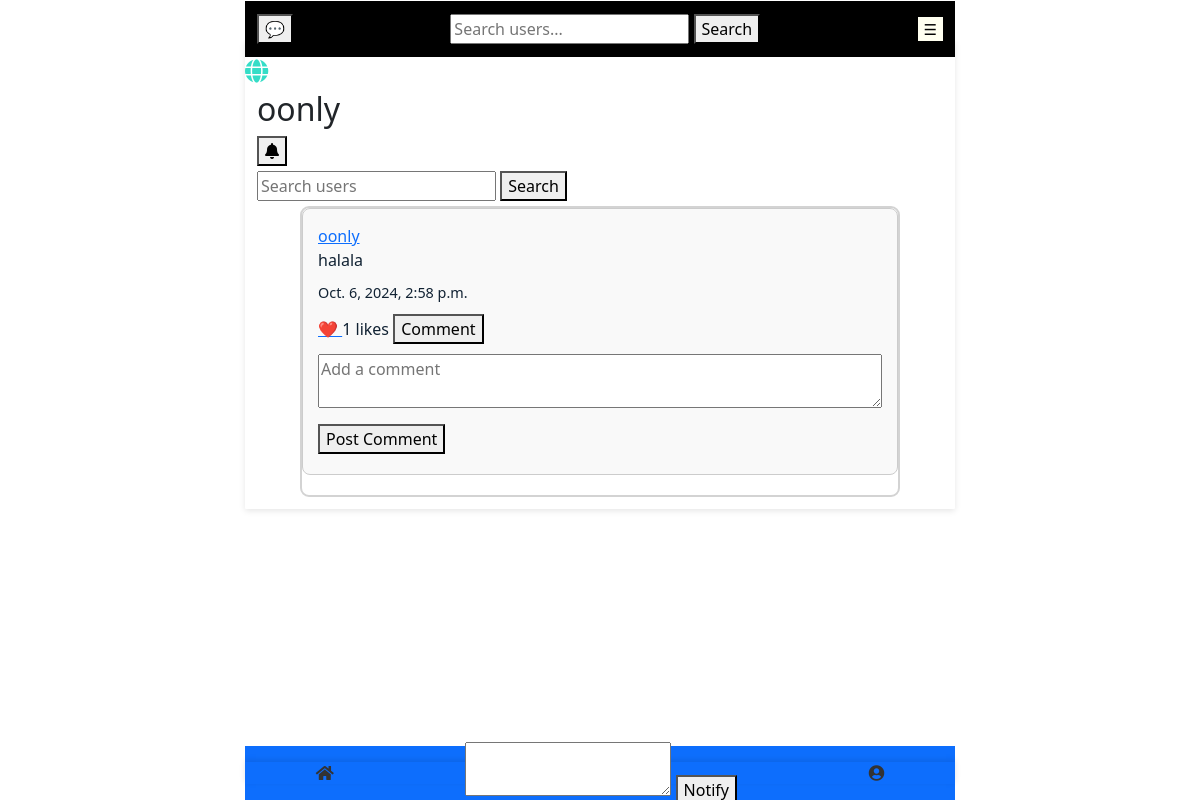
The page /my_notions/1/ (signed in) on the database its author committed.
### notion/models.py (models this page shows, shortened)
class Notion(models.Model):
    user = models.ForeignKey(AuthUser, on_delete=models.CASCADE, related_name='notions')
    content = CompressedTextField()
    created_at = models.DateTimeField(auto_now_add=True)
    hashtags = models.ManyToManyField(Hashtag, related_name='notions', blank=True)
    tagged_users = models.ManyToManyField(AuthUser, related_name='tagged_notions', blank=True)
    likes = models.ManyToManyField(AuthUser, related_name='liked_notions', blank=True)  # Now directly a ManyToManyField for likes
    deletion_date = models.DateTimeField(default=get_deletion_date, db_index=True)  # Use the function instead of lambda

### notion/views.py (the view)
# urls.py: path('my_notions/<int:notion_id>/', views.my_notions, name='my_notions'),
@login_required
def my_notions(request, notion_id):
    user = get_object_or_404(AuthUser, id=notion_id)
    user_notions = Notion.objects.filter(user=user)
    custom_group_admin_ids = CustomGroupAdmin.objects.filter(user=user).values_list('user_id', flat=True)
    admin_notions = Notion.objects.filter(user_id__in=custom_group_admin_ids)
    notions = user_notions | admin_notions
    notions = notions.order_by('-created_at')  # Order by creation date
    following_count = Follow.objects.filter(follower=user).count()
    followers_count = Follow.objects.filter(following=user).count()
    context = {
        'notions': notions,
        'user_id': user.id,
        'following_count': following_count,
        'followers_count': followers_count,
        'user': user
    }
    if notion_id:
        context['notion_id'] = notion_id
    return render(request, 'my_notions.html', context)

### notion/fields.py (called while the page is built)
    def from_db_value(self, value, expression, connection):
        if value is None:
            return value
        if isinstance(value, str):
            value = value.encode('latin1')
        if value.startswith(self.prefix):
            value = value[len(self.prefix):]
            try:
                return zlib.decompress(value).decode('utf-8')
            except zlib.error:
                pass  # handle decompression error gracefully
        return value.decode('utf-8')

### templates/notions/my_notions.html (shortened to what this page needs)
{% extends 'landing_page.html' %}
{% load static %}
{% block main_content %}
<button id="globe-button" onclick="location.href='{% url 'notion:notion_home' notion_id=request.user.id%}'">
  <i class="fas fa-globe"></i>
</button>
<h2>{{ user.username }}</h2>
<button id="notifications-button" onclick="location.href='{% url 'notion:notifications' %}'">
  <i class="fas fa-bell"></i>
</button>
<form method="GET" action="{% url 'notion:search_users' %}">
  <input type="text" name="q" placeholder="Search users">
  <button type="submit">Search</button>
</form>
  <div class="notions-container">
  {% for notion in notions %}
    <div class="notion-item">
      <a href="{% url 'user_profile:profile' user_id=notion.user.id %}">{{ notion.user.username }}</a><br>
      <div class="notion-content">{{ notion.content|safe }}</div>
      <div class="notion-meta">{{ notion.created_at }}</div>
      <div class="notion-actions">
        <a href="{% url 'notion:like_notion' notion.id %}"
           class="like-link {% if request.user in notion.likes.all %}liked{% endif %}"
           data-url="{% url 'notion:like_notion' notion.id %}"
           data-csrf-token="{{ csrf_token }}">
          {% if request.user in notion.likes.all %}
              ❤️
          {% else %}
              ♡
          {% endif %}
        </a>
        <span class="like-count">{{ notion.likes.count }}</span> likes
        <button onclick="location.href='{% url 'notion:notion_detail' notion.id %}'">Comment</button>
      </div>
      <div class="notion-comments">
        <form method="post" action="{% url 'notion:post_comment' notion.id %}" class="notion-comment-form">
          <textarea name="content" placeholder="Add a comment"></textarea>
          <button type="submit">Post Comment</button>
        </form>
      </div>
    </div>
  {% endfor %}
</div>
{% endblock %}
{% block footer %}
<footer class="bg-primary text-white py-3">
  <div class="bottom-strip d-flex justify-content-around">
    <div class="home">
      <a href="{% url 'only_card:landing_page' %}">
        <i class="fas fa-home"></i>
      </a>
    </div>
    <div class="my-notion">
      {% block new_notion %}
      <form action="{% url 'notion:post_notion' %}" method="post" enctype="multipart/form-data">
        <textarea name="content" required></textarea>
        <button type="submit">Notify</button>
      </form>
      {% endblock %}
    </div>
    <div class="profile">
      <a href="{% url 'user_profile:profile' user_id=request.user.id %}" class="profile-button">
        <i class="fas fa-user-circle"></i>
      </a>
    </div>
  </div>
</footer>
{% endblock %}

### templates/notions/my_notions.html (style rules this page uses)
.notions-container { max-width: 600px; margin: 0 auto; padding: 0rem; border: 2px solid lightgray; border-radius: 9px; color: #123; }
.notion-content { margin-bottom: 10px; color: #123; }
.notion-meta { font-size: 0.9em; color: #123; }
.notion-actions { margin-top: 10px; }
.notion-comments { margin-top: 10px; }
.notion-comment-form textarea { width: 100%; margin-bottom: 10px; }
.notion-item { margin-bottom: 20px; padding: 15px; border: 1px solid #ccc; border-radius: 8px; background-color: #f9f9f9; }

### rows shown on the page
Notion: user.username "oonly", content "halala", created_at "Oct. 6, 2024, 2:58 p.m.", likes.count "1"

### other values the page prints
{{ user.username }} "oonly"
